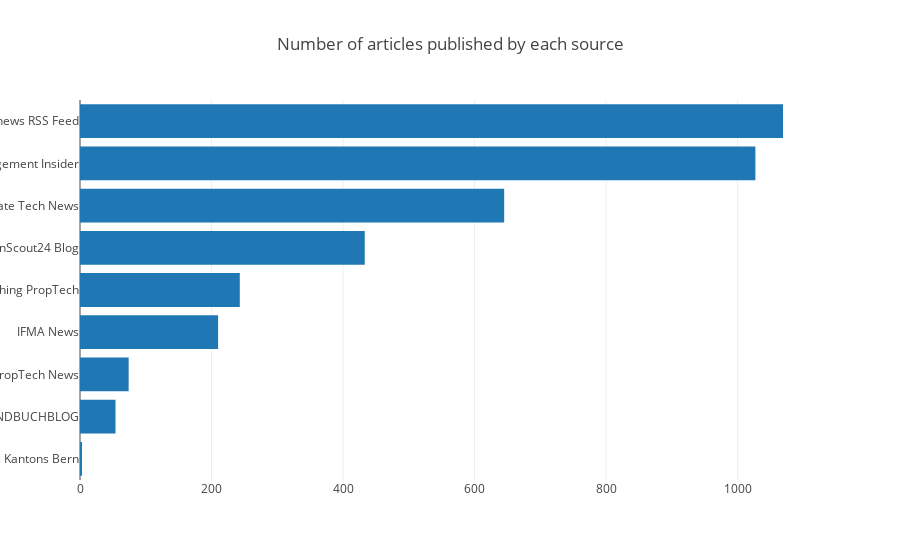

Notebook code for this chart:
### Markdown cell above
## Sources

### Code cell
plotData = dDocs.groupby("feedTitle")
plotData = plotData.count().reset_index().sort_values(["published_period"])


p = [go.Bar(x=plotData["published"], y=plotData["feedTitle"], orientation="h")]
l = go.Layout(title = "Number of articles published by each source")
plotly.offline.iplot({"data": p, "layout":l})

### Figure 1 — Plotly figure (JSON) as saved in the notebook; plotly's stock layout.template omitted (floating-point values rounded to 4 significant figures)
{"data": [{"orientation": "h", "type": "bar", "uid": "80cd2283-f124-47a3-87d8-d0889ad93e42", "x": [3, 54, 74, 210, 243, 433, 645, 1027, 1069], "y": ["Meldungen aus dem Handelsregisteramt des Kantons Bern", "GRUNDBUCHBLOG", "PropTech News", "IFMA News", "Everything PropTech", "ImmobilienScout24 Blog", "RETN - Real Estate Tech News", "Property Management Insider", "Immonews RSS Feed"]}], "layout": {"autosize": true, "title": {"text": "Number of articles published by each source"}, "xaxis": {"autorange": true, "range": [0, 1125.0], "type": "linear"}, "yaxis": {"autorange": true, "range": [-0.5, 8.5], "type": "category"}}}
